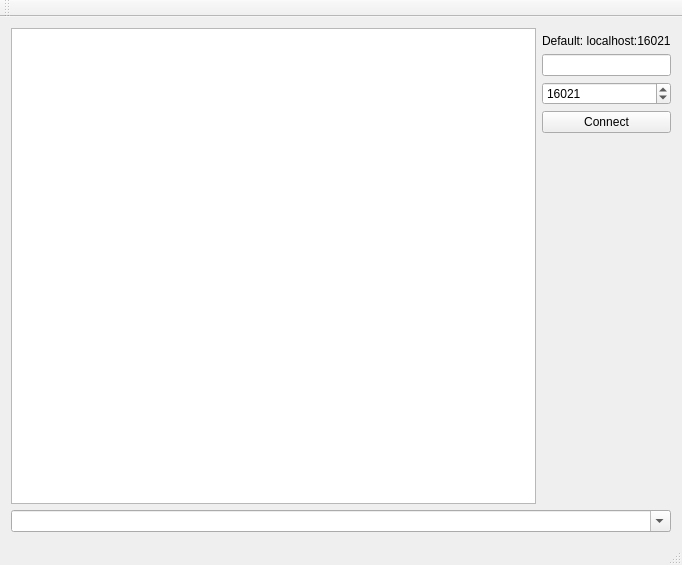
<?xml version="1.0" encoding="UTF-8"?>
<ui version="4.0">
 <class>QTelnetTester</class>
 <widget class="QMainWindow" name="QTelnetTester">
  <property name="geometry">
   <rect>
    <x>0</x>
    <y>0</y>
    <width>682</width>
    <height>565</height>
   </rect>
  </property>
  <property name="windowTitle">
   <string>QTelnetTester</string>
  </property>
  <widget class="QWidget" name="centralWidget">
   <layout class="QGridLayout" name="gridLayout">
    <item row="0" column="0" rowspan="6">
     <widget class="QPlainTextEdit" name="teOutput">
      <property name="font">
       <font>
        <family>Courier New</family>
       </font>
      </property>
      <property name="readOnly">
       <bool>true</bool>
      </property>
     </widget>
    </item>
    <item row="3" column="1">
     <widget class="QSpinBox" name="sbPort">
      <property name="minimum">
       <number>1</number>
      </property>
      <property name="maximum">
       <number>65535</number>
      </property>
      <property name="value">
       <number>16021</number>
      </property>
     </widget>
    </item>
    <item row="4" column="1">
     <widget class="QPushButton" name="btConnect">
      <property name="text">
       <string>Connect</string>
      </property>
     </widget>
    </item>
    <item row="6" column="0" colspan="2">
     <widget class="QCmdWidget" name="cbCmd">
      <property name="editable">
       <bool>true</bool>
      </property>
     </widget>
    </item>
    <item row="5" column="1">
     <spacer name="verticalSpacer">
      <property name="orientation">
       <enum>Qt::Vertical</enum>
      </property>
      <property name="sizeHint" stdset="0">
       <size>
        <width>20</width>
        <height>347</height>
       </size>
      </property>
     </spacer>
    </item>
    <item row="1" column="1">
     <widget class="QLabel" name="label">
      <property name="text">
       <string>Default: localhost:16021</string>
      </property>
     </widget>
    </item>
    <item row="2" column="1">
     <widget class="QLineEdit" name="leAddr">
      <property name="sizePolicy">
       <sizepolicy hsizetype="Minimum" vsizetype="Fixed">
        <horstretch>0</horstretch>
        <verstretch>0</verstretch>
       </sizepolicy>
      </property>
      <property name="text">
       <string/>
      </property>
     </widget>
    </item>
   </layout>
  </widget>
  <widget class="QMenuBar" name="menuBar">
   <property name="geometry">
    <rect>
     <x>0</x>
     <y>0</y>
     <width>682</width>
     <height>22</height>
    </rect>
   </property>
  </widget>
  <widget class="QToolBar" name="mainToolBar">
   <attribute name="toolBarArea">
    <enum>TopToolBarArea</enum>
   </attribute>
   <attribute name="toolBarBreak">
    <bool>false</bool>
   </attribute>
  </widget>
  <widget class="QStatusBar" name="statusBar"/>
 </widget>
 <layoutdefault spacing="6" margin="11"/>
 <customwidgets>
  <customwidget>
   <class>QCmdWidget</class>
   <extends>QComboBox</extends>
   <header>QCmdWidget.h</header>
  </customwidget>
 </customwidgets>
 <resources/>
 <connections/>
</ui>
